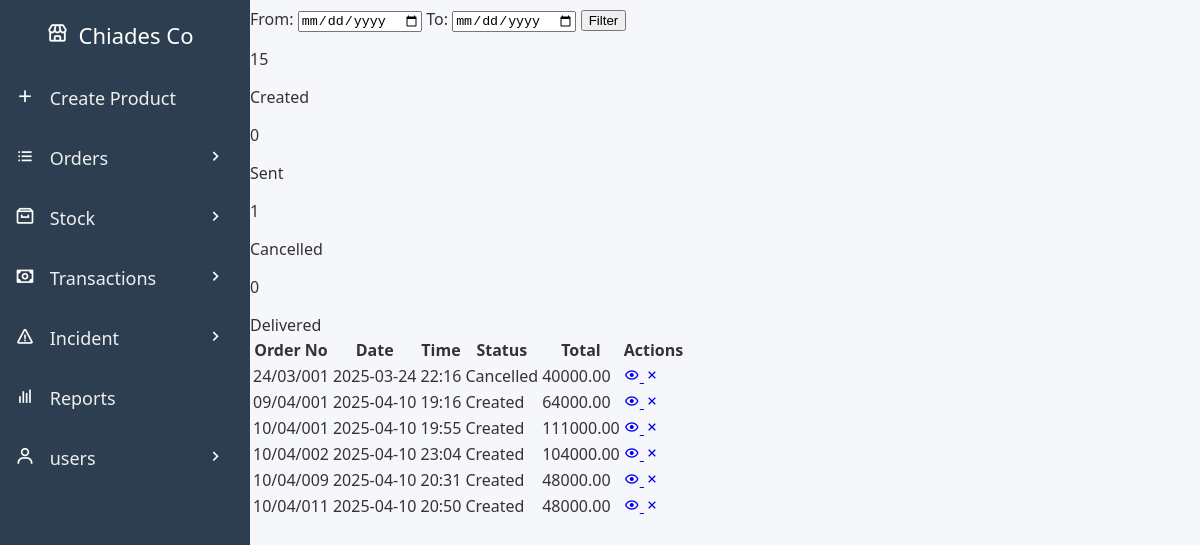
Before: /orders00.php (signed in) with the older database file.
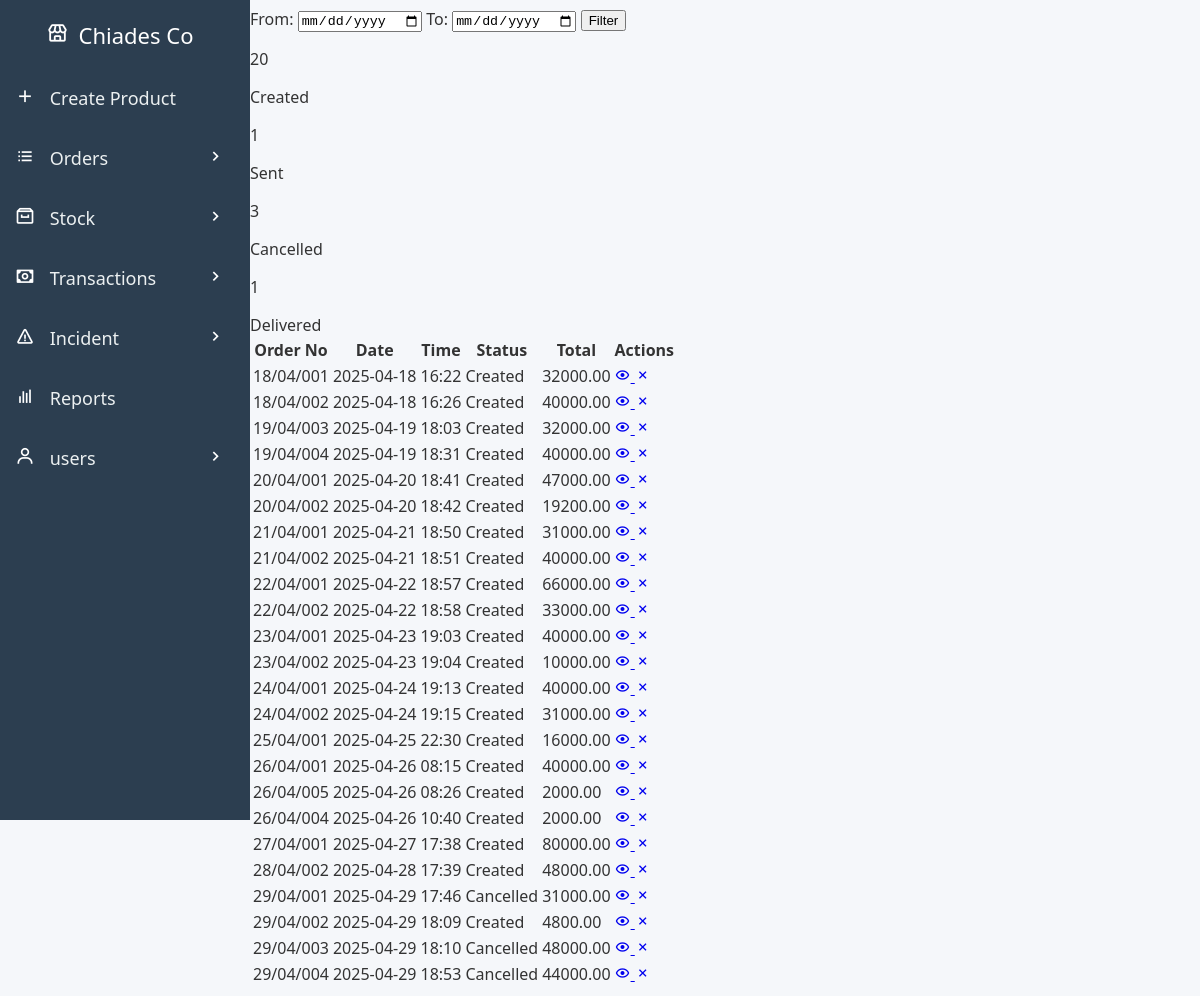
After: the same page with the newer database file.
### tables this page shows
CREATE TABLE `orders` (
  `order_id` int(11) NOT NULL,
  `orderNo` varchar(255) DEFAULT NULL,
  `company_id` int(100) NOT NULL,
  `created_by` int(100) NOT NULL,
  `total` decimal(10,2) NOT NULL,
  `time` datetime DEFAULT current_timestamp(),
  `status` enum('created','sent','delivered','cancelled') DEFAULT 'created',
  `customer_name` varchar(255) NOT NULL,
  `profit` decimal(10,2) NOT NULL
);

### sidebar.php (called while the page is built, shortened)
<?php
    include('sidebars-function.php');
    $roles = $_SESSION['roles'];
    include_sidebar_by_role($roles);
?>

### orders00.php (the view, shortened to what this page needs)
<?php
include('db_connection.php');
$whereClause = "";
if (isset($_POST['from_date']) && isset($_POST['to_date'])) {
    $from_date = $_POST['from_date'];
    $to_date = $_POST['to_date'];
    $whereClause = "AND time BETWEEN '$from_date' AND '$to_date' AND company_id = {$_SESSION['company_id']}";
} else {
    $whereClause = "AND company_id = {$_SESSION['company_id']}";
}
$queryStatusCounts = "
    SELECT status, COUNT(*) AS count
    FROM orders
    WHERE company_id = {$_SESSION['company_id']}
    $whereClause
    GROUP BY status";
$resultStatusCounts = mysqli_query($conn, $queryStatusCounts);
$orderCounts = [
    'created' => 0,
    'sent' => 0,
    'cancelled' => 0,
    'delivered' => 0
];
while ($row = mysqli_fetch_assoc($resultStatusCounts)) {
    $orderCounts[$row['status']] = $row['count'];
}
$queryOrders = "
    SELECT *
    FROM orders
    WHERE company_id = {$_SESSION['company_id']}
    AND order_id IN (
        SELECT MAX(order_id)
        FROM orders
        WHERE company_id = {$_SESSION['company_id']}
        GROUP BY orderNo
    )
    $whereClause";
$resultOrders = mysqli_query($conn, $queryOrders);
function determineOrderStatus($orderId, $conn) {
    $itemStatusQuery = "
        SELECT status, COUNT(*) AS count
        FROM order_items
        WHERE order_id = $orderId
        GROUP BY status
        ORDER BY count DESC";
    $itemStatusResult = mysqli_query($conn, $itemStatusQuery);
    if (mysqli_num_rows($itemStatusResult) == 1) {
        $singleStatusRow = mysqli_fetch_assoc($itemStatusResult);
        return $singleStatusRow['status'];
    } else {
        $row = mysqli_fetch_assoc($itemStatusResult);
        return $row['status'];
    }
}
?>
<!DOCTYPE html>
<html lang="en">
<head>
    <link rel="stylesheet" href="css/sidebar.css">
    <link rel="stylesheet" href="css/orders.css">
    <link href="https://unpkg.com/boxicons@2.0.7/css/boxicons.min.css" rel="stylesheet">
</head>
<?php include('sidebar.php'); ?>
<body>
    <div class="content">
        <div class="filter-container">
            <form method="POST" action="orders.php">
                <label for="from_date">From:</label>
                <input type="date" id="from_date" name="from_date" required>
                <label for="to_date">To:</label>
                <input type="date" id="to_date" name="to_date" required>
                <button type="submit" class="btn-filter">Filter</button>
            </form>
        </div>
        <div class="summary-tiles">
            <div class="tile created">
                <p><?php echo $orderCounts['created']; ?></p>
                <span>Created</span>
            </div>
            <div class="tile sent">
                <p><?php echo $orderCounts['sent']; ?></p>
                <span>Sent</span>
            </div>
            <div class="tile cancelled">
                <p><?php echo $orderCounts['cancelled']; ?></p>
                <span>Cancelled</span>
            </div>
            <div class="tile delivered">
                <p><?php echo $orderCounts['delivered']; ?></p>
                <span>Delivered</span>
            </div>
        </div>
        <table class="orders-table">
            <thead>
                <tr>
                    <th>Order No</th>
                    <th>Date</th>
                    <th>Time</th>
                    <th>Status</th>
                    <th>Total</th>
                    <th>Actions</th>
                </tr>
            </thead>
            <tbody>
            <?php
                if (mysqli_num_rows($resultOrders) > 0) {
                    while ($row = mysqli_fetch_assoc($resultOrders)) {
                        $orderStatus = determineOrderStatus($row['order_id'], $conn);
                        if ($row['status'] != $orderStatus) {
                            $updateOrderStatus = "UPDATE orders SET status='$orderStatus' WHERE order_id=" . $row['order_id'];
                            mysqli_query($conn, $updateOrderStatus);
                        }
                        $time = date("H:i", strtotime($row['time']));
                        $date = date("Y-m-d", strtotime($row['time']));
                        echo "<tr>";
                        echo "<td>" . ($row['orderNo'] ?? $row['order_id']) . "</td>";
                        echo "<td>" . $date . "</td>";
                        echo "<td>" . $time . "</td>";
                        echo "<td class='" . $orderStatus . "'>" . ucfirst($orderStatus) . "</td>";
                        echo "<td>" . $row['total'] . "</td>";
                        echo "<td>
                                <a href='view-order.php?order_id=" . $row['order_id'] . "' class='action-icon view'>
                                    <i class='bx bx-show'></i>
                                </a>
                                <a href='cancel-order.php?order_id=" . $row['order_id'] . "' class='action-icon delete'>
                                    <i class='bx bx-x'></i>
                                </a>
                            </td>";
                        echo "</tr>";
                    }
                } else {
                    echo "<tr><td colspan='6'>No orders found</td></tr>";
                }
            ?>
            </tbody>
        </table>
    </div>
</body>
</html>

### sidebars-function.php
<?php
    function include_sidebar_by_role($roles) {
        if ($roles['company_owner'] === 'yes') {
            include('sidebars/company_owner-sidebar.php');
        } elseif ($roles['admin'] === 'yes') {
            include('sidebars/company_owner-sidebar.php');
        } elseif ($roles['cashier'] === 'yes') {
            include('sidebars/cashier-sidebar.php');
        } elseif ($roles['store_keeper'] === 'yes') {
            include('sidebars/store_keeper-sidebar.php');
        } elseif ($roles['delivery_man'] === 'yes') {
            include('sidebars/delivery_man-sidebar.php');
        } else {
            include('sidebars/default-sidebar.php');
        }
    }
?>

### sidebars/company_owner-sidebar.php (shortened to what this page needs)
<link rel="stylesheet" href="css/sidebar.css">
<link href='https://unpkg.com/boxicons@2.1.1/css/boxicons.min.css' rel='stylesheet'>
<div class="sidebar">
    <div class="logo-details">
        <a href=""> <i class='bx bx-store'></i> </a>
        <span class="logo_name">Chiades Co</span>
    </div>
    <ul>
        <li><a href="create.php"><i class="bx bx-plus"></i> Create Product</a></li>
        <li class="dropdown"><a href="#"><i class="bx bx-list-ul"></i> Orders <i class="bx bx-chevron-right" id="d-arrow"></i></a>
        </li>
        <li class="dropdown"><a href="#"><i class="bx bx-archive"></i> Stock <i class="bx bx-chevron-right" id="d-arrow"></i></a>
        </li>
        <li class="dropdown"><a href="#"><i class="bx bx-money"></i> Transactions <i class="bx bx-chevron-right" id="d-arrow"></i></a>
        </li>
        <li class="dropdown"><a href="#"><i class="bx bx-error"></i> Incident <i class="bx bx-chevron-right" id="d-arrow"></i></a>
        </li>
        <li><a href="reports.php"><i class="bx bx-bar-chart"></i> Reports</a></li>
        <li class="dropdown"><a href="#"><i class="bx bx-user"></i> users <i class="bx bx-chevron-right" id="d-arrow"></i></a>
        </li>
    </ul>
</div>

### css/sidebar.css (style rules this page uses)
.sidebar { width: 250px; height: 100vh; background-color: #2c3e50; position: fixed; top: 0; left: 0; padding-top: 20px; }
.sidebar .logo-details { display: flex; justify-content: center; align-items: center; }
.sidebar .logo-details span { font-size: 22px; color: white; margin-right: 10px; }
.sidebar .logo-details a i { font-size: 22px; color: white; margin-right: 10px; }
.sidebar .logo_name { color: white; font-size: 24px; }
.sidebar ul { list-style-type: none; padding: 0; }
.sidebar ul li { padding: 15px; text-align: left; }
.sidebar ul li a { text-decoration: none; color: #ecf0f1; display: block; font-size: 18px; }
.sidebar ul li a i { margin-right: 10px; font-size: 20px; }
.sidebar li i { min-width: 20px; text-align: center; line-height: 30px; color: white; font-size: 25px; cursor: pointer; transition: all 0.3s ease; }
#d-arrow { float: right; }

### css/orders.css (style rules this page uses)
:root { --primary: #4361ee; --secondary: #3f37c9; --success: #4cc9f0; --danger: #f72585; --warning: #f8961e; --info: #4895ef; --light: #f8f9fa; --dark: #212529; --white: #ffffff; --gray: #6c757d; --gray-light: #e9ecef; }
body { font-family: 'Segoe UI', Tahoma, Geneva, Verdana, sans-serif; background-color: #f5f7fa; margin-left: 250px; padding: 0; color: #333; }

Changed rows visible on the page:
removed orders: orderNo "24/03/001", time "2025-03-24", time "22:16", orderStatus "Cancelled", total "40000.00"
removed orders: orderNo "09/04/001", time "2025-04-10", time "19:16", orderStatus "Created", total "64000.00"
removed orders: orderNo "10/04/001", time "2025-04-10", time "19:55", orderStatus "Created", total "111000.00"
removed orders: orderNo "10/04/002", time "2025-04-10", time "23:04", orderStatus "Created", total "104000.00"
removed orders: orderNo "10/04/009", time "2025-04-10", time "20:31", orderStatus "Created", total "48000.00"
removed orders: orderNo "10/04/011", time "2025-04-10", time "20:50", orderStatus "Created", total "48000.00"
added orders: orderNo "18/04/001", time "2025-04-18", time "16:22", orderStatus "Created", total "32000.00"
added orders: orderNo "18/04/002", time "2025-04-18", time "16:26", orderStatus "Created", total "40000.00"
added orders: orderNo "19/04/003", time "2025-04-19", time "18:03", orderStatus "Created", total "32000.00"
added orders: orderNo "19/04/004", time "2025-04-19", time "18:31", orderStatus "Created", total "40000.00"
added orders: orderNo "20/04/001", time "2025-04-20", time "18:41", orderStatus "Created", total "47000.00"
added orders: orderNo "20/04/002", time "2025-04-20", time "18:42", orderStatus "Created", total "19200.00"
added orders: orderNo "21/04/001", time "2025-04-21", time "18:50", orderStatus "Created", total "31000.00"
added orders: orderNo "21/04/002", time "2025-04-21", time "18:51", orderStatus "Created", total "40000.00"
added orders: orderNo "22/04/001", time "2025-04-22", time "18:57", orderStatus "Created", total "66000.00"
added orders: orderNo "22/04/002", time "2025-04-22", time "18:58", orderStatus "Created", total "33000.00"
added orders: orderNo "23/04/001", time "2025-04-23", time "19:03", orderStatus "Created", total "40000.00"
added orders: orderNo "23/04/002", time "2025-04-23", time "19:04", orderStatus "Created", total "10000.00"
added orders: orderNo "24/04/001", time "2025-04-24", time "19:13", orderStatus "Created", total "40000.00"
added orders: orderNo "24/04/002", time "2025-04-24", time "19:15", orderStatus "Created", total "31000.00"
added orders: orderNo "25/04/001", time "2025-04-25", time "22:30", orderStatus "Created", total "16000.00"
added orders: orderNo "26/04/001", time "2025-04-26", time "08:15", orderStatus "Created", total "40000.00"
added orders: orderNo "26/04/005", time "2025-04-26", time "08:26", orderStatus "Created", total "2000.00"
added orders: orderNo "26/04/004", time "2025-04-26", time "10:40", orderStatus "Created", total "2000.00"
added orders: orderNo "27/04/001", time "2025-04-27", time "17:38", orderStatus "Created", total "80000.00"
added orders: orderNo "28/04/002", time "2025-04-28", time "17:39", orderStatus "Created", total "48000.00"
added orders: orderNo "29/04/001", time "2025-04-29", time "17:46", orderStatus "Cancelled", total "31000.00"
added orders: orderNo "29/04/002", time "2025-04-29", time "18:09", orderStatus "Created", total "4800.00"
added orders: orderNo "29/04/003", time "2025-04-29", time "18:10", orderStatus "Cancelled", total "48000.00"
added orders: orderNo "29/04/004", time "2025-04-29", time "18:53", orderStatus "Cancelled", total "44000.00"
Other visible differences:
$orderCounts['created']: "15" → "20"
$orderCounts['sent']: "0" → "1"
$orderCounts['cancelled']: "1" → "3"
$orderCounts['delivered']: "0" → "1"
